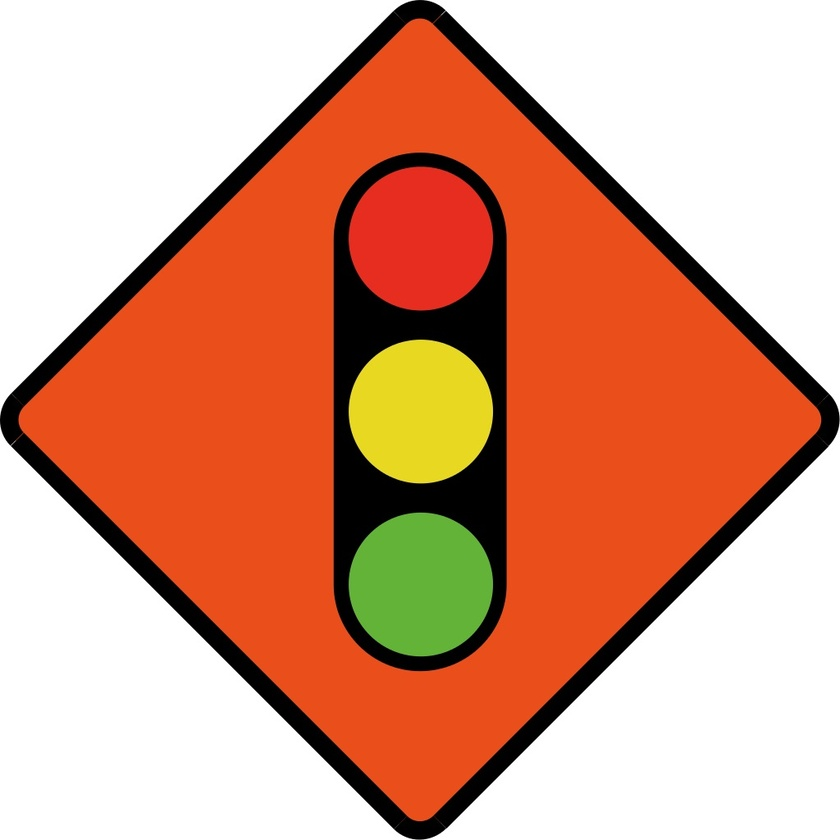
#> input picture demo_opencv/shape.jpg, 840 x 840 px, shrunk from 1024 x 1024 before the run
$ python opencv_worl_two.py
#> lines starting #> are read from the running program, lines starting #| are printed output that depends on the picture; after the words box and inside, x2 and y2 are one past the last pixel; in counts of white or black regions, pixels touching at a corner belong together
import cv2
import numpy as np

img = cv2.imread("shape.jpg") # 读取图片文件
#> img is the input picture: shape (840, 840, 3); mean B, G, R 131.3, 156.6, 214.9
cv2.namedWindow("Image")
cv2.imshow("Image",img) # 显示该图片的内容
gray = cv2.cvtColor(img, cv2.COLOR_BGR2GRAY)  #图片转换为灰度格式
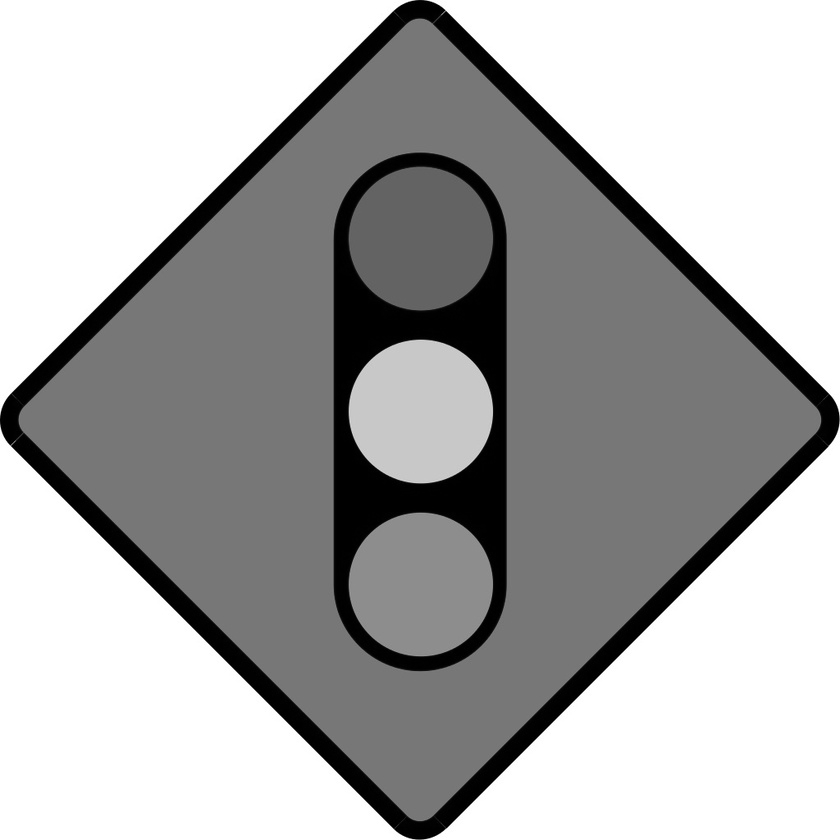
#> gray: shape (840, 840); min 0, max 255, mean 171.2
edges = cv2.Canny(gray,90,110) # 对图片进行边缘检测
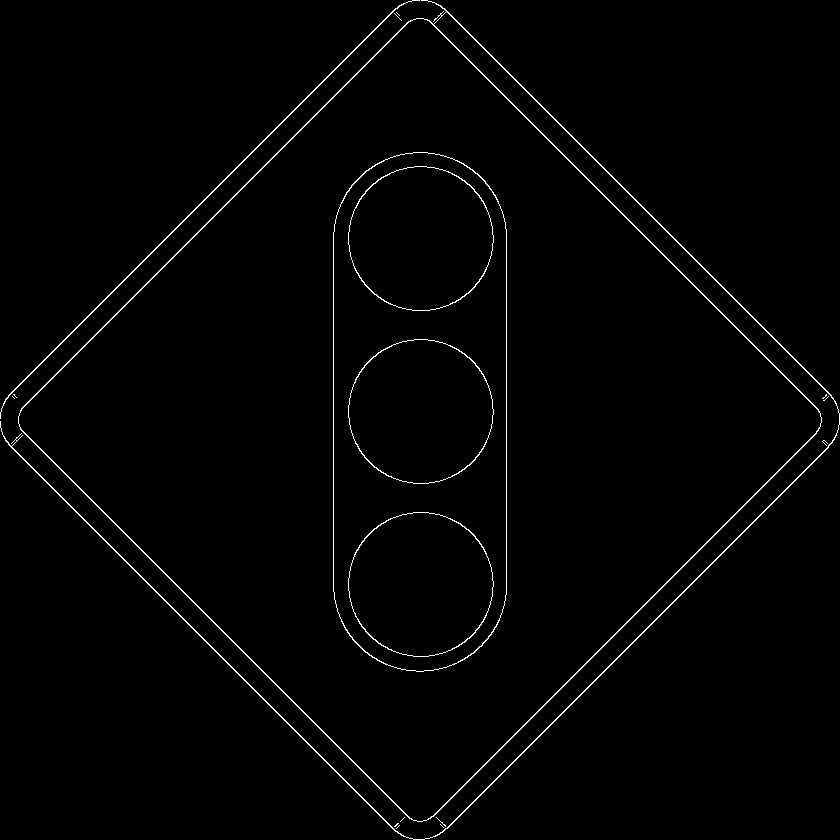
#> edges: shape (840, 840); 1.4% white in thin lines or dots
cv2.imshow('Hough',edges)

cv2.waitKey(0)
# 通过HoughCircle方法检测出圆形
circles = cv2.HoughCircles(edges,cv2.HOUGH_GRADIENT,1,100,param2=22,maxRadius=100,minRadius=30)
#> circles = [[420.5, 238.5, 71.2], [420.5, 411.5, 71.3], [420.5, 584.5, 71.4]]
# 在图片中标识出找到的圆形
if circles is not None:
    circles = np.round(circles[0, :]).astype("int")
#> circles = [[420, 238, 71], [420, 412, 71], [420, 584, 71]]
    for i in circles:
        center = (i[0], i[1])
        radius = int(i[2]) # 将半径转换为整数类型
        cv2.circle(img, center, radius, (0, 255, 0), 2)  # 画出外圆
        cv2.circle(img, center, 2, (0, 0, 255), 3)  # 画出圆心
#> this loop made 3 passes
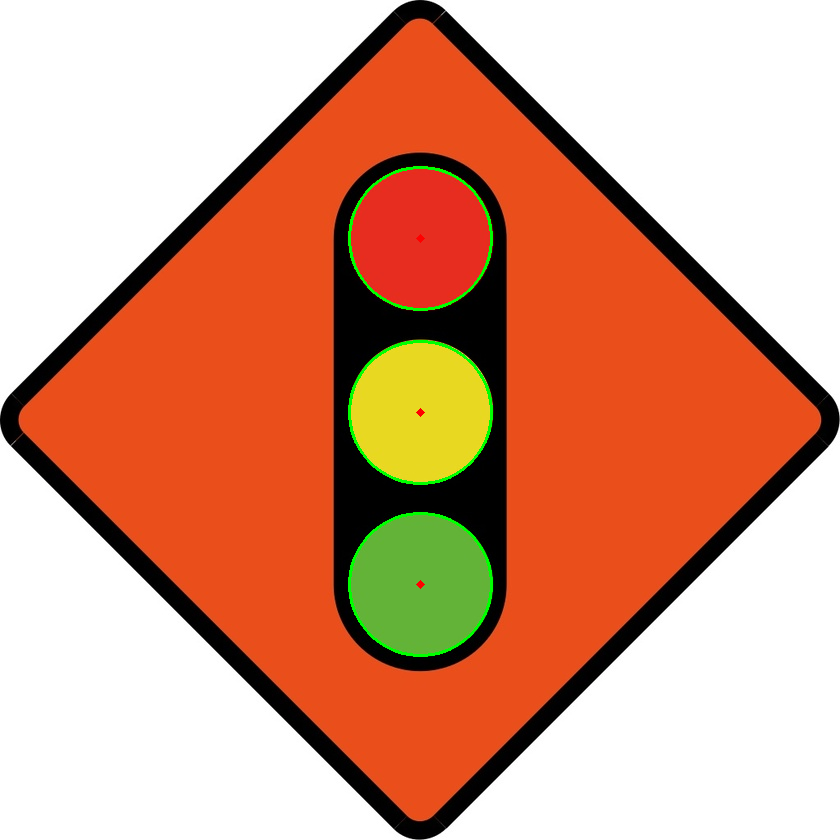
#> img: shape (840, 840, 3); 0.57% of pixels changed, all inside (x1, y1, x2, y2) = (348, 166, 493, 657)
else:
    print("未检测到圆形")

 # 通过HoughLinesP检测直线
lines = cv2.HoughLinesP(edges,1,np.pi/180,200,20,10)
#> lines = 16 rows, first 6: [5, 440, 398, 833], [444, 8, 831, 395], [427, 19, 819, 411], [5, 399, 399, 5], [8, 395, 395, 8], [20, 429, 409, 818]
# 在图片中标识出找到的直线
for line in lines:
    x1 = int(round(line[0][0]))
    y1 = int(round(line[0][1]))
    x2 = int(round(line[0][2]))
    y2 = int(round(line[0][3]))
    cv2.line(img,(x1,y1),(x2,y2),(255,255,0),10)
#> this loop made 16 passes
#> (x1, y1, x2, y2) on passes 1 to 12: (5, 440, 398, 833), (444, 8, 831, 395), (427, 19, 819, 411), (5, 399, 399, 5), (8, 395, 395, 8), (20, 429, 409, 818), (21, 408, 408, 21), (20, 428, 411, 819), (429, 20, 818, 409), (20, 410, 410, 20), (433, 816, 816, 433), (447, 828, 828, 447)
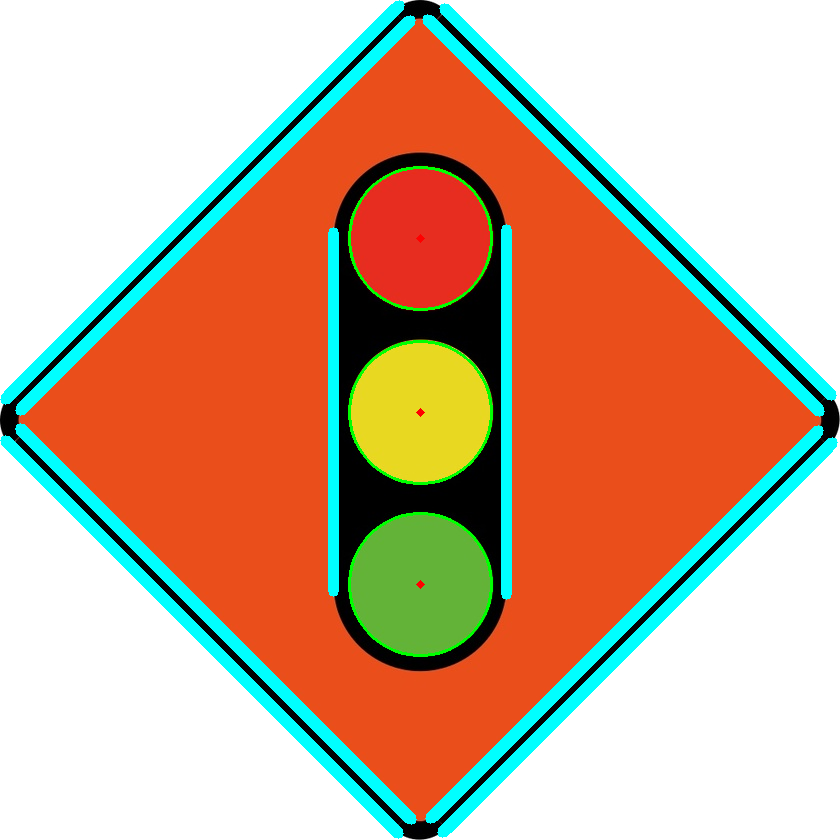
#> img: shape (840, 840, 3); 9.1% of pixels changed, all inside (x1, y1, x2, y2) = (0, 0, 838, 839)

cv2.imshow('Hough_shape',img)
cv2.imwrite('Hough_shape.jpg',img)

cv2.waitKey (0) # 等待一定时间，让显示的内容可以被看到

cv2.destroyAllWindows() # 关闭所有显示框
